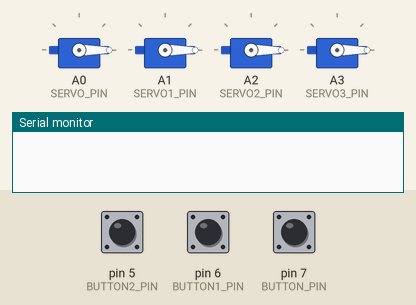
The sketch below on a simulated Arduino Uno, built with avr-gcc and run on an emulated ATmega328P. Shown: 4 × servo, the last lines printed to the serial monitor. The inputs (shaded band) are chosen by the test bench; at power-on: pin 5 (BUTTON2_PIN) HIGH, pin 6 (BUTTON1_PIN) HIGH, pin 7 (BUTTON_PIN) HIGH.

Above: at 1.2 s.
1.3 s: pin 5 (BUTTON2_PIN) pulled LOW for 0.15 s
At 1.76 s:
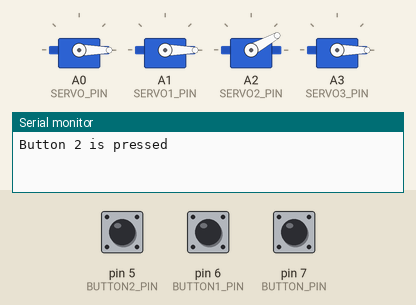
4.3 s: pin 6 (BUTTON1_PIN) pulled LOW for 3.2 s
At 6.89 s:
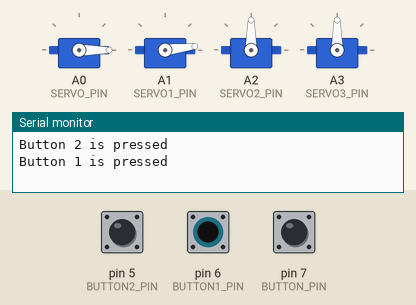
9.0 s: pin 7 (BUTTON_PIN) pulled LOW for 1 s
At 9.6 s:
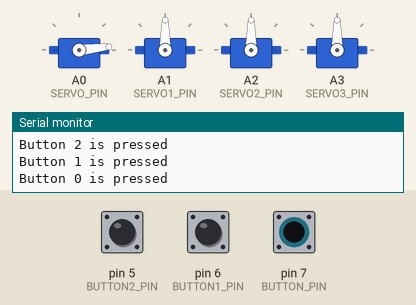
12.0 s: pin 5 (BUTTON2_PIN) pulled LOW for 1 s
15.0 s: pin 6 (BUTTON1_PIN) pulled LOW for 3.2 s
Timing chart, 0 to 21.9 s (numbered marks = the images above; inputs shaded):
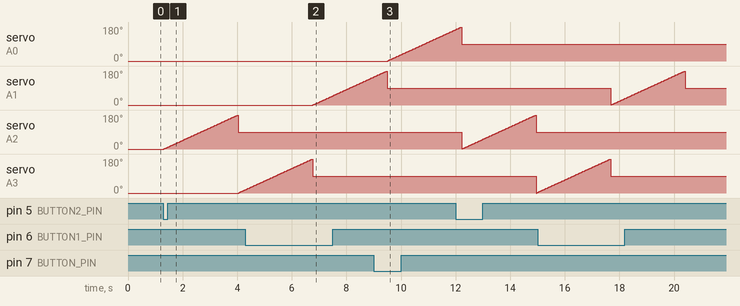

The sketch:

ErgoBack_Code.ino
```cpp
#include <Servo.h>

// Constants won't change
const int BUTTON_PIN = 7;
const int SERVO_PIN = A0;

const int BUTTON1_PIN = 6;
const int SERVO1_PIN = A1;

const int BUTTON2_PIN = 5;
const int SERVO2_PIN = A2;
const int SERVO3_PIN = A3;

Servo servo;
Servo servo1;
Servo servo2;
Servo servo3;

int angle = 0;

int lastButtonState;
int currentButtonState;

int lastButtonState1;
int currentButtonState1;

int lastButtonState2;
int currentButtonState2;

int defaultSpeed = 1;

void setup() {
  Serial.begin(9600);

  pinMode(BUTTON_PIN, INPUT_PULLUP);
  pinMode(BUTTON1_PIN, INPUT_PULLUP);
  pinMode(BUTTON2_PIN, INPUT_PULLUP);

  servo.attach(SERVO_PIN);
  servo1.attach(SERVO1_PIN);
  servo2.attach(SERVO2_PIN);
  servo3.attach(SERVO3_PIN);

  servo.write(angle);
  servo1.write(angle);
  servo2.write(angle);
  servo3.write(angle);

  currentButtonState = digitalRead(BUTTON_PIN);
  currentButtonState1 = digitalRead(BUTTON1_PIN);
  currentButtonState2 = digitalRead(BUTTON2_PIN);
}

void loop() {
  if (Serial.available() > 0) {
    char command = Serial.read();
    processCommand(command);
  }

  lastButtonState = currentButtonState;
  currentButtonState = digitalRead(BUTTON_PIN);

  if (lastButtonState == HIGH && currentButtonState == LOW) {
    Serial.println("Button 0 is pressed");
    moveServo(servo);
  }

  lastButtonState1 = currentButtonState1;
  currentButtonState1 = digitalRead(BUTTON1_PIN);

  if (lastButtonState1 == HIGH && currentButtonState1 == LOW) {
    Serial.println("Button 1 is pressed");
    moveServo(servo1);
  }

  lastButtonState2 = currentButtonState2;
  currentButtonState2 = digitalRead(BUTTON2_PIN);

  if (lastButtonState2 == HIGH && currentButtonState2 == LOW) {
    Serial.println("Button 2 is pressed");
    moveServo(servo2);
    moveServo(servo3);
  }
}

void moveServo(Servo &servoToMove) {
  int increment;

  switch (defaultSpeed) {
    case 1:
      increment = 1;
      break;
    case 2:
      increment = 3;
      break;
    case 3:
      increment = 5;
      break;
    default:
      increment = 1;
      break;
  }

  for (int i = 0; i <= 180; i += increment) {
    servoToMove.write(i);
    delay(15);
  }

  servoToMove.write(90);
}

void processCommand(char command) {
  switch (command) {
    case '1':
      defaultSpeed = 1;
      break;
    case '2':
      defaultSpeed = 2;
      break;
    case '3':
      defaultSpeed = 3;
      break;
    default:
      break;
  }
  Serial.print("Default Speed: ");
  Serial.println(defaultSpeed);
}
```

Measured:
- after the input at 1.3 s, servo on A2 (SERVO2_PIN): rises from 0° to 179° in 2.7 s, then falls to 90° in 0.03 s; servo on A3 (SERVO3_PIN): 0° → 16° after 2.8 s
- after the input at 4.3 s, servo on A1 (SERVO1_PIN): moves from 0° to 147° over 2.2 s, starting after 2.5 s
- after the input at 9.0 s, servo on A0 (SERVO_PIN): moves from 0° to 166° over 2.5 s, starting after 0.52 s
- after the input at 12.0 s, servo on A3 (SERVO3_PIN): 90° → 2° after 2.9 s
